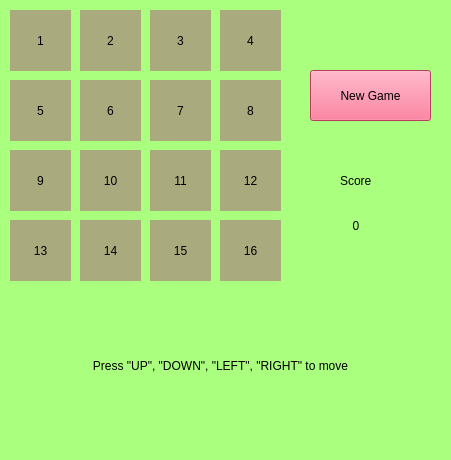
<?xml version="1.0" encoding="UTF-8"?>
<ui version="4.0">
 <class>Widget</class>
 <widget class="QWidget" name="Widget">
  <property name="geometry">
   <rect>
    <x>0</x>
    <y>0</y>
    <width>451</width>
    <height>460</height>
   </rect>
  </property>
  <property name="windowTitle">
   <string>2048</string>
  </property>
  <property name="styleSheet">
   <string notr="true">background-color: rgb(170, 255, 127);</string>
  </property>
  <widget class="QLabel" name="label1">
   <property name="geometry">
    <rect>
     <x>10</x>
     <y>10</y>
     <width>61</width>
     <height>61</height>
    </rect>
   </property>
   <property name="styleSheet">
    <string notr="true">background-color: rgb(170, 170, 127);
font: 75 16pt &quot;Adobe Gothic Std B&quot;;

</string>
   </property>
   <property name="text">
    <string>1</string>
   </property>
   <property name="alignment">
    <set>Qt::AlignCenter</set>
   </property>
  </widget>
  <widget class="QLabel" name="label3">
   <property name="geometry">
    <rect>
     <x>150</x>
     <y>10</y>
     <width>61</width>
     <height>61</height>
    </rect>
   </property>
   <property name="styleSheet">
    <string notr="true">background-color: rgb(170, 170, 127);
font: 75 16pt &quot;Adobe Gothic Std B&quot;;

</string>
   </property>
   <property name="text">
    <string>3</string>
   </property>
   <property name="alignment">
    <set>Qt::AlignCenter</set>
   </property>
  </widget>
  <widget class="QLabel" name="label2">
   <property name="geometry">
    <rect>
     <x>80</x>
     <y>10</y>
     <width>61</width>
     <height>61</height>
    </rect>
   </property>
   <property name="styleSheet">
    <string notr="true">background-color: rgb(170, 170, 127);
font: 75 16pt &quot;Adobe Gothic Std B&quot;;

</string>
   </property>
   <property name="text">
    <string>2</string>
   </property>
   <property name="alignment">
    <set>Qt::AlignCenter</set>
   </property>
  </widget>
  <widget class="QLabel" name="label12">
   <property name="geometry">
    <rect>
     <x>220</x>
     <y>150</y>
     <width>61</width>
     <height>61</height>
    </rect>
   </property>
   <property name="styleSheet">
    <string notr="true">background-color: rgb(170, 170, 127);
font: 75 16pt &quot;Adobe Gothic Std B&quot;;

</string>
   </property>
   <property name="text">
    <string>12</string>
   </property>
   <property name="alignment">
    <set>Qt::AlignCenter</set>
   </property>
  </widget>
  <widget class="QLabel" name="label11">
   <property name="geometry">
    <rect>
     <x>150</x>
     <y>150</y>
     <width>61</width>
     <height>61</height>
    </rect>
   </property>
   <property name="styleSheet">
    <string notr="true">background-color: rgb(170, 170, 127);
font: 75 16pt &quot;Adobe Gothic Std B&quot;;

</string>
   </property>
   <property name="text">
    <string>11</string>
   </property>
   <property name="alignment">
    <set>Qt::AlignCenter</set>
   </property>
  </widget>
  <widget class="QLabel" name="label10">
   <property name="geometry">
    <rect>
     <x>80</x>
     <y>150</y>
     <width>61</width>
     <height>61</height>
    </rect>
   </property>
   <property name="styleSheet">
    <string notr="true">background-color: rgb(170, 170, 127);
font: 75 16pt &quot;Adobe Gothic Std B&quot;;

</string>
   </property>
   <property name="text">
    <string>10</string>
   </property>
   <property name="alignment">
    <set>Qt::AlignCenter</set>
   </property>
  </widget>
  <widget class="QLabel" name="label4">
   <property name="geometry">
    <rect>
     <x>220</x>
     <y>10</y>
     <width>61</width>
     <height>61</height>
    </rect>
   </property>
   <property name="styleSheet">
    <string notr="true">background-color: rgb(170, 170, 127);
font: 75 16pt &quot;Adobe Gothic Std B&quot;;

</string>
   </property>
   <property name="text">
    <string>4</string>
   </property>
   <property name="alignment">
    <set>Qt::AlignCenter</set>
   </property>
  </widget>
  <widget class="QLabel" name="label6">
   <property name="geometry">
    <rect>
     <x>80</x>
     <y>80</y>
     <width>61</width>
     <height>61</height>
    </rect>
   </property>
   <property name="styleSheet">
    <string notr="true">background-color: rgb(170, 170, 127);
font: 75 16pt &quot;Adobe Gothic Std B&quot;;

</string>
   </property>
   <property name="text">
    <string>6</string>
   </property>
   <property name="alignment">
    <set>Qt::AlignCenter</set>
   </property>
  </widget>
  <widget class="QLabel" name="label5">
   <property name="geometry">
    <rect>
     <x>10</x>
     <y>80</y>
     <width>61</width>
     <height>61</height>
    </rect>
   </property>
   <property name="styleSheet">
    <string notr="true">background-color: rgb(170, 170, 127);
font: 75 16pt &quot;Adobe Gothic Std B&quot;;

</string>
   </property>
   <property name="text">
    <string>5</string>
   </property>
   <property name="alignment">
    <set>Qt::AlignCenter</set>
   </property>
  </widget>
  <widget class="QLabel" name="label9">
   <property name="geometry">
    <rect>
     <x>10</x>
     <y>150</y>
     <width>61</width>
     <height>61</height>
    </rect>
   </property>
   <property name="styleSheet">
    <string notr="true">background-color: rgb(170, 170, 127);
font: 75 16pt &quot;Adobe Gothic Std B&quot;;

</string>
   </property>
   <property name="text">
    <string>9</string>
   </property>
   <property name="alignment">
    <set>Qt::AlignCenter</set>
   </property>
  </widget>
  <widget class="QLabel" name="label8">
   <property name="geometry">
    <rect>
     <x>220</x>
     <y>80</y>
     <width>61</width>
     <height>61</height>
    </rect>
   </property>
   <property name="styleSheet">
    <string notr="true">background-color: rgb(170, 170, 127);
font: 75 16pt &quot;Adobe Gothic Std B&quot;;

</string>
   </property>
   <property name="text">
    <string>8</string>
   </property>
   <property name="alignment">
    <set>Qt::AlignCenter</set>
   </property>
  </widget>
  <widget class="QLabel" name="label7">
   <property name="geometry">
    <rect>
     <x>150</x>
     <y>80</y>
     <width>61</width>
     <height>61</height>
    </rect>
   </property>
   <property name="styleSheet">
    <string notr="true">background-color: rgb(170, 170, 127);
font: 75 16pt &quot;Adobe Gothic Std B&quot;;

</string>
   </property>
   <property name="text">
    <string>7</string>
   </property>
   <property name="alignment">
    <set>Qt::AlignCenter</set>
   </property>
  </widget>
  <widget class="QLabel" name="label13">
   <property name="geometry">
    <rect>
     <x>10</x>
     <y>220</y>
     <width>61</width>
     <height>61</height>
    </rect>
   </property>
   <property name="styleSheet">
    <string notr="true">background-color: rgb(170, 170, 127);
font: 75 16pt &quot;Adobe Gothic Std B&quot;;

</string>
   </property>
   <property name="text">
    <string>13</string>
   </property>
   <property name="alignment">
    <set>Qt::AlignCenter</set>
   </property>
  </widget>
  <widget class="QLabel" name="label14">
   <property name="geometry">
    <rect>
     <x>80</x>
     <y>220</y>
     <width>61</width>
     <height>61</height>
    </rect>
   </property>
   <property name="styleSheet">
    <string notr="true">background-color: rgb(170, 170, 127);
font: 75 16pt &quot;Adobe Gothic Std B&quot;;

</string>
   </property>
   <property name="text">
    <string>14</string>
   </property>
   <property name="alignment">
    <set>Qt::AlignCenter</set>
   </property>
  </widget>
  <widget class="QLabel" name="label15">
   <property name="geometry">
    <rect>
     <x>150</x>
     <y>220</y>
     <width>61</width>
     <height>61</height>
    </rect>
   </property>
   <property name="styleSheet">
    <string notr="true">background-color: rgb(170, 170, 127);
font: 75 16pt &quot;Adobe Gothic Std B&quot;;

</string>
   </property>
   <property name="text">
    <string>15</string>
   </property>
   <property name="alignment">
    <set>Qt::AlignCenter</set>
   </property>
  </widget>
  <widget class="QLabel" name="label16">
   <property name="geometry">
    <rect>
     <x>220</x>
     <y>220</y>
     <width>61</width>
     <height>61</height>
    </rect>
   </property>
   <property name="styleSheet">
    <string notr="true">background-color: rgb(170, 170, 127);
font: 75 16pt &quot;Adobe Gothic Std B&quot;;

</string>
   </property>
   <property name="text">
    <string>16</string>
   </property>
   <property name="alignment">
    <set>Qt::AlignCenter</set>
   </property>
  </widget>
  <widget class="QPushButton" name="pushButton">
   <property name="geometry">
    <rect>
     <x>310</x>
     <y>70</y>
     <width>121</width>
     <height>51</height>
    </rect>
   </property>
   <property name="styleSheet">
    <string notr="true">font: 63 16pt &quot;Bahnschrift SemiBold SemiConden&quot;;
background-color: rgb(255, 85, 127);</string>
   </property>
   <property name="text">
    <string>New Game</string>
   </property>
  </widget>
  <widget class="QLabel" name="label">
   <property name="geometry">
    <rect>
     <x>340</x>
     <y>170</y>
     <width>71</width>
     <height>21</height>
    </rect>
   </property>
   <property name="styleSheet">
    <string notr="true">font: 12pt &quot;Adobe Hebrew&quot;;</string>
   </property>
   <property name="text">
    <string>Score</string>
   </property>
  </widget>
  <widget class="QLabel" name="label_2">
   <property name="geometry">
    <rect>
     <x>320</x>
     <y>210</y>
     <width>72</width>
     <height>31</height>
    </rect>
   </property>
   <property name="styleSheet">
    <string notr="true">font: 75 italic 12pt &quot;Adobe Caslon Pro Bold&quot;;</string>
   </property>
   <property name="text">
    <string>0</string>
   </property>
   <property name="alignment">
    <set>Qt::AlignCenter</set>
   </property>
  </widget>
  <widget class="QLabel" name="label_3">
   <property name="geometry">
    <rect>
     <x>30</x>
     <y>330</y>
     <width>381</width>
     <height>71</height>
    </rect>
   </property>
   <property name="styleSheet">
    <string notr="true">background-color: rgb(170, 255, 127);
font: 14pt &quot;Adobe Arabic&quot;;
</string>
   </property>
   <property name="text">
    <string>Press &quot;UP&quot;, &quot;DOWN&quot;, &quot;LEFT&quot;, &quot;RIGHT&quot; to move</string>
   </property>
   <property name="alignment">
    <set>Qt::AlignCenter</set>
   </property>
  </widget>
 </widget>
 <layoutdefault spacing="6" margin="11"/>
 <resources/>
 <connections/>
</ui>
